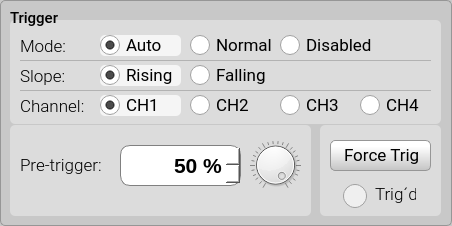
          <widget class="QGroupBox" name="groupBox_trigger">
           <property name="minimumSize">
            <size>
             <width>452</width>
             <height>226</height>
            </size>
           </property>
           <property name="maximumSize">
            <size>
             <width>16777215</width>
             <height>226</height>
            </size>
           </property>
           <property name="font">
            <font>
             <family>Roboto Medium</family>
             <pointsize>11</pointsize>
            </font>
           </property>
           <property name="styleSheet">
            <string notr="true">QGroupBox {background-color: rgb(200,200,200);border: 1px solid rgb(150,150,150); border-radius: 5px;  margin-top: 0.5em;}; 
QGroupBox::title {subcontrol-origin: margin;left: 10px;padding: 0 3px 0 3px;}</string>
           </property>
           <property name="title">
            <string/>
           </property>
           <widget class="QLabel" name="label_16">
            <property name="geometry">
             <rect>
              <x>10</x>
              <y>10</y>
              <width>81</width>
              <height>16</height>
             </rect>
            </property>
            <property name="font">
             <font>
              <family>Roboto Medium</family>
              <pointsize>11</pointsize>
             </font>
            </property>
            <property name="text">
             <string>Trigger</string>
            </property>
           </widget>
           <widget class="QGroupBox" name="groupBox_t_16">
            <property name="geometry">
             <rect>
              <x>10</x>
              <y>20</y>
              <width>431</width>
              <height>104</height>
             </rect>
            </property>
            <property name="minimumSize">
             <size>
              <width>0</width>
              <height>0</height>
             </size>
            </property>
            <property name="maximumSize">
             <size>
              <width>16777215</width>
              <height>10000</height>
             </size>
            </property>
            <property name="font">
             <font>
              <family>Roboto Medium</family>
              <pointsize>11</pointsize>
             </font>
            </property>
            <property name="styleSheet">
             <string notr="true">QGroupBox {background-color: rgb(220,220,220);border: 0px solid rgb(150,150,150); border-radius: 5px;  margin-top: 0.5em;}; 
QGroupBox::title {subcontrol-origin: margin;left: 10px;padding: 0 3px 0 3px;}</string>
            </property>
            <property name="title">
             <string/>
            </property>
            <widget class="QRadioButton" name="radioButton_trigMode_Disabled">
             <property name="geometry">
              <rect>
               <x>270</x>
               <y>15</y>
               <width>101</width>
               <height>21</height>
              </rect>
             </property>
             <property name="font">
              <font>
               <family>Roboto</family>
               <pointsize>13</pointsize>
              </font>
             </property>
             <property name="styleSheet">
              <string notr="true">QRadioButton:checked {
	background-color: rgba(245,245,245, 1.0);
	border: 0px; 
	border-radius:5px;
}

QRadioButton:hover {
	background-color: rgba(230,230,230, 1.0);
	border: 0px; 
	border-radius:5px;
}

QRadioButton:checked:hover {
	background-color: rgba(245,245,245, 0.8);
	border: 0px; 
	border-radius:5px;
}

QRadioButton::indicator {
    width: 20px;
    height: 20px;
}
QRadioButton::indicator::unchecked {
    image: url(:/main/resources/img/radio_off1.png);
}

QRadioButton::indicator:unchecked:hover {
    image: url(:/main/resources/img/radio_off1.png);
}

QRadioButton::indicator::checked {
    image: url(:/main/resources/img/radio_on2.png);
}

QRadioButton::indicator::disabled {
    image: url(:/main/resources/img/radio_off_dis.png);
}</string>
             </property>
             <property name="text">
              <string>Disabled</string>
             </property>
             <property name="iconSize">
              <size>
               <width>20</width>
               <height>20</height>
              </size>
             </property>
             <property name="checked">
              <bool>false</bool>
             </property>
             <property name="autoExclusive">
              <bool>false</bool>
             </property>
            </widget>
            <widget class="QRadioButton" name="radioButton_trigCh_3">
             <property name="geometry">
              <rect>
               <x>270</x>
               <y>75</y>
               <width>71</width>
               <height>21</height>
              </rect>
             </property>
             <property name="font">
              <font>
               <family>Roboto</family>
               <pointsize>13</pointsize>
              </font>
             </property>
             <property name="styleSheet">
              <string notr="true">QRadioButton:checked {
	background-color: rgba(245,245,245, 1.0);
	border: 0px; 
	border-radius:5px;
}

QRadioButton:hover {
	background-color: rgba(230,230,230, 1.0);
	border: 0px; 
	border-radius:5px;
}

QRadioButton:checked:hover {
	background-color: rgba(245,245,245, 0.8);
	border: 0px; 
	border-radius:5px;
}

QRadioButton::indicator {
    width: 20px;
    height: 20px;
}
QRadioButton::indicator::unchecked {
    image: url(:/main/resources/img/radio_off1.png);
}

QRadioButton::indicator:unchecked:hover {
    image: url(:/main/resources/img/radio_off1.png);
}

QRadioButton::indicator::checked {
    image: url(:/main/resources/img/radio_on2.png);
}

QRadioButton::indicator::disabled {
    image: url(:/main/resources/img/radio_off_dis.png);
}</string>
             </property>
             <property name="text">
              <string>CH3</string>
             </property>
             <property name="iconSize">
              <size>
               <width>20</width>
               <height>20</height>
              </size>
             </property>
             <property name="checked">
              <bool>false</bool>
             </property>
             <property name="autoExclusive">
              <bool>false</bool>
             </property>
            </widget>
            <widget class="QRadioButton" name="radioButton_trigCh_2">
             <property name="geometry">
              <rect>
               <x>180</x>
               <y>75</y>
               <width>81</width>
               <height>21</height>
              </rect>
             </property>
             <property name="font">
              <font>
               <family>Roboto</family>
               <pointsize>13</pointsize>
              </font>
             </property>
             <property name="styleSheet">
              <string notr="true">QRadioButton:checked {
	background-color: rgba(245,245,245, 1.0);
	border: 0px; 
	border-radius:5px;
}

QRadioButton:hover {
	background-color: rgba(230,230,230, 1.0);
	border: 0px; 
	border-radius:5px;
}

QRadioButton:checked:hover {
	background-color: rgba(245,245,245, 0.8);
	border: 0px; 
	border-radius:5px;
}

QRadioButton::indicator {
    width: 20px;
    height: 20px;
}
QRadioButton::indicator::unchecked {
    image: url(:/main/resources/img/radio_off1.png);
}

QRadioButton::indicator:unchecked:hover {
    image: url(:/main/resources/img/radio_off1.png);
}

QRadioButton::indicator::checked {
    image: url(:/main/resources/img/radio_on2.png);
}

QRadioButton::indicator::disabled {
    image: url(:/main/resources/img/radio_off_dis.png);
}</string>
             </property>
             <property name="text">
              <string>CH2</string>
             </property>
             <property name="iconSize">
              <size>
               <width>20</width>
               <height>20</height>
              </size>
             </property>
             <property name="checked">
              <bool>false</bool>
             </property>
             <property name="autoExclusive">
              <bool>false</bool>
             </property>
            </widget>
            <widget class="Line" name="line_2">
             <property name="geometry">
              <rect>
               <x>10</x>
               <y>30</y>
               <width>411</width>
               <height>20</height>
              </rect>
             </property>
             <property name="styleSheet">
              <string notr="true">color: rgba(150,150,150,0.6);</string>
             </property>
             <property name="frameShadow">
              <enum>QFrame::Plain</enum>
             </property>
             <property name="orientation">
              <enum>Qt::Horizontal</enum>
             </property>
            </widget>
            <widget class="Line" name="line_3">
             <property name="geometry">
              <rect>
               <x>10</x>
               <y>60</y>
               <width>411</width>
               <height>20</height>
              </rect>
             </property>
             <property name="styleSheet">
              <string notr="true">color: rgba(150,150,150,0.6);</string>
             </property>
             <property name="frameShadow">
              <enum>QFrame::Plain</enum>
             </property>
             <property name="orientation">
              <enum>Qt::Horizontal</enum>
             </property>
            </widget>
            <widget class="QRadioButton" name="radioButton_trigMode_Normal">
             <property name="geometry">
              <rect>
               <x>180</x>
               <y>15</y>
               <width>85</width>
               <height>21</height>
              </rect>
             </property>
             <property name="font">
              <font>
               <family>Roboto</family>
               <pointsize>13</pointsize>
              </font>
             </property>
             <property name="styleSheet">
              <string notr="true">QRadioButton:checked {
	background-color: rgba(245,245,245, 1.0);
	border: 0px; 
	border-radius:5px;
}

QRadioButton:hover {
	background-color: rgba(230,230,230, 1.0);
	border: 0px; 
	border-radius:5px;
}

QRadioButton:checked:hover {
	background-color: rgba(245,245,245, 0.8);
	border: 0px; 
	border-radius:5px;
}

QRadioButton::indicator {
    width: 20px;
    height: 20px;
}
QRadioButton::indicator::unchecked {
    image: url(:/main/resources/img/radio_off1.png);
}

QRadioButton::indicator:unchecked:hover {
    image: url(:/main/resources/img/radio_off1.png);
}

QRadioButton::indicator::checked {
    image: url(:/main/resources/img/radio_on2.png);
}

QRadioButton::indicator::disabled {
    image: url(:/main/resources/img/radio_off_dis.png);
}</string>
             </property>
             <property name="text">
              <string>Normal</string>
             </property>
             <property name="iconSize">
              <size>
               <width>20</width>
               <height>20</height>
              </size>
             </property>
             <property name="checked">
              <bool>false</bool>
             </property>
             <property name="autoExclusive">
              <bool>false</bool>
             </property>
            </widget>
            <widget class="QLabel" name="label_22">
             <property name="geometry">
              <rect>
               <x>10</x>
               <y>75</y>
               <width>71</width>
               <height>23</height>
              </rect>
             </property>
             <property name="font">
              <font>
               <family>Roboto Light</family>
               <pointsize>13</pointsize>
               <weight>50</weight>
               <bold>false</bold>
              </font>
             </property>
             <property name="text">
              <string>Channel:</string>
             </property>
            </widget>
            <widget class="QLabel" name="label_20">
             <property name="geometry">
              <rect>
               <x>10</x>
               <y>15</y>
               <width>51</width>
               <height>23</height>
              </rect>
             </property>
             <property name="font">
              <font>
               <family>Roboto Light</family>
               <pointsize>13</pointsize>
               <weight>50</weight>
               <bold>false</bold>
              </font>
             </property>
             <property name="text">
              <string>Mode:</string>
             </property>
            </widget>
            <widget class="QRadioButton" name="radioButton_trigCh_4">
             <property name="geometry">
              <rect>
               <x>350</x>
               <y>75</y>
               <width>71</width>
               <height>21</height>
              </rect>
             </property>
             <property name="font">
              <font>
               <family>Roboto</family>
               <pointsize>13</pointsize>
              </font>
             </property>
             <property name="styleSheet">
              <string notr="true">QRadioButton:checked {
	background-color: rgba(245,245,245, 1.0);
	border: 0px; 
	border-radius:5px;
}

QRadioButton:hover {
	background-color: rgba(230,230,230, 1.0);
	border: 0px; 
	border-radius:5px;
}

QRadioButton:checked:hover {
	background-color: rgba(245,245,245, 0.8);
	border: 0px; 
	border-radius:5px;
}

QRadioButton::indicator {
    width: 20px;
    height: 20px;
}
QRadioButton::indicator::unchecked {
    image: url(:/main/resources/img/radio_off1.png);
}

QRadioButton::indicator:unchecked:hover {
    image: url(:/main/resources/img/radio_off1.png);
}

QRadioButton::indicator::checked {
    image: url(:/main/resources/img/radio_on2.png);
}

QRadioButton::indicator::disabled {
    image: url(:/main/resources/img/radio_off_dis.png);
}</string>
             </property>
             <property name="text">
              <string>CH4</string>
             </property>
             <property name="iconSize">
              <size>
               <width>20</width>
               <height>20</height>
              </size>
             </property>
             <property name="checked">
              <bool>false</bool>
             </property>
             <property name="autoExclusive">
              <bool>false</bool>
             </property>
            </widget>
            <widget class="QRadioButton" name="radioButton_trigCh_1">
             <property name="geometry">
              <rect>
               <x>90</x>
               <y>75</y>
               <width>81</width>
               <height>21</height>
              </rect>
             </property>
             <property name="font">
              <font>
               <family>Roboto</family>
               <pointsize>13</pointsize>
              </font>
             </property>
             <property name="styleSheet">
              <string notr="true">QRadioButton:checked {
	background-color: rgba(245,245,245, 1.0);
	border: 0px; 
	border-radius:5px;
}

QRadioButton:hover {
	background-color: rgba(230,230,230, 1.0);
	border: 0px; 
	border-radius:5px;
}

QRadioButton:checked:hover {
	background-color: rgba(245,245,245, 0.8);
	border: 0px; 
	border-radius:5px;
}

QRadioButton::indicator {
    width: 20px;
    height: 20px;
}
QRadioButton::indicator::unchecked {
    image: url(:/main/resources/img/radio_off1.png);
}

QRadioButton::indicator:unchecked:hover {
    image: url(:/main/resources/img/radio_off1.png);
}

QRadioButton::indicator::checked {
    image: url(:/main/resources/img/radio_on2.png);
}

QRadioButton::indicator::disabled {
    image: url(:/main/resources/img/radio_off_dis.png);
}</string>
             </property>
             <property name="text">
              <string>CH1</string>
             </property>
             <property name="iconSize">
              <size>
               <width>20</width>
               <height>20</height>
              </size>
             </property>
             <property name="checked">
              <bool>true</bool>
             </property>
             <property name="autoExclusive">
              <bool>false</bool>
             </property>
            </widget>
            <widget class="QLabel" name="label_21">
             <property name="geometry">
              <rect>
               <x>10</x>
               <y>45</y>
               <width>51</width>
               <height>23</height>
              </rect>
             </property>
             <property name="font">
              <font>
               <family>Roboto Light</family>
               <pointsize>13</pointsize>
               <weight>50</weight>
               <bold>false</bold>
              </font>
             </property>
             <property name="text">
              <string>Slope:</string>
             </property>
            </widget>
            <widget class="QRadioButton" name="radioButton_trigMode_Auto">
             <property name="geometry">
              <rect>
               <x>90</x>
               <y>15</y>
               <width>81</width>
               <height>21</height>
              </rect>
             </property>
             <property name="font">
              <font>
               <family>Roboto</family>
               <pointsize>13</pointsize>
              </font>
             </property>
             <property name="styleSheet">
              <string notr="true">QRadioButton:checked {
	background-color: rgba(245,245,245, 1.0);
	border: 0px; 
	border-radius:5px;
}

QRadioButton:hover {
	background-color: rgba(230,230,230, 1.0);
	border: 0px; 
	border-radius:5px;
}

QRadioButton:checked:hover {
	background-color: rgba(245,245,245, 0.8);
	border: 0px; 
	border-radius:5px;
}

QRadioButton::indicator {
    width: 20px;
    height: 20px;
}
QRadioButton::indicator::unchecked {
    image: url(:/main/resources/img/radio_off1.png);
}

QRadioButton::indicator:unchecked:hover {
    image: url(:/main/resources/img/radio_off1.png);
}

QRadioButton::indicator::checked {
    image: url(:/main/resources/img/radio_on2.png);
}

QRadioButton::indicator::disabled {
    image: url(:/main/resources/img/radio_off_dis.png);
}</string>
             </property>
             <property name="text">
              <string>Auto</string>
             </property>
             <property name="iconSize">
              <size>
               <width>20</width>
               <height>20</height>
              </size>
             </property>
             <property name="checked">
              <bool>true</bool>
             </property>
             <property name="autoExclusive">
              <bool>false</bool>
             </property>
            </widget>
            <widget class="QRadioButton" name="radioButton_trigSlope_Rising">
             <property name="geometry">
              <rect>
               <x>90</x>
               <y>45</y>
               <width>81</width>
               <height>21</height>
              </rect>
             </property>
             <property name="font">
              <font>
               <family>Roboto</family>
               <pointsize>13</pointsize>
              </font>
             </property>
             <property name="styleSheet">
              <string notr="true">QRadioButton:checked {
	background-color: rgba(245,245,245, 1.0);
	border: 0px; 
	border-radius:5px;
}

QRadioButton:hover {
	background-color: rgba(230,230,230, 1.0);
	border: 0px; 
	border-radius:5px;
}

QRadioButton:checked:hover {
	background-color: rgba(245,245,245, 0.8);
	border: 0px; 
	border-radius:5px;
}

QRadioButton::indicator {
    width: 20px;
    height: 20px;
}
QRadioButton::indicator::unchecked {
    image: url(:/main/resources/img/radio_off1.png);
}

QRadioButton::indicator:unchecked:hover {
    image: url(:/main/resources/img/radio_off1.png);
}

QRadioButton::indicator::checked {
    image: url(:/main/resources/img/radio_on2.png);
}

QRadioButton::indicator::disabled {
    image: url(:/main/resources/img/radio_off_dis.png);
}</string>
             </property>
             <property name="text">
              <string>Rising</string>
             </property>
             <property name="iconSize">
              <size>
               <width>20</width>
               <height>20</height>
              </size>
             </property>
             <property name="checked">
              <bool>true</bool>
             </property>
             <property name="autoExclusive">
              <bool>false</bool>
             </property>
            </widget>
            <widget class="QRadioButton" name="radioButton_trigSlope_Falling">
             <property name="geometry">
              <rect>
               <x>180</x>
               <y>45</y>
               <width>81</width>
               <height>21</height>
              </rect>
             </property>
             <property name="font">
              <font>
               <family>Roboto</family>
               <pointsize>13</pointsize>
              </font>
             </property>
             <property name="styleSheet">
              <string notr="true">QRadioButton:checked {
	background-color: rgba(245,245,245, 1.0);
	border: 0px; 
	border-radius:5px;
}

QRadioButton:hover {
	background-color: rgba(230,230,230, 1.0);
	border: 0px; 
	border-radius:5px;
}

QRadioButton:checked:hover {
	background-color: rgba(245,245,245, 0.8);
	border: 0px; 
	border-radius:5px;
}

QRadioButton::indicator {
    width: 20px;
    height: 20px;
}
QRadioButton::indicator::unchecked {
    image: url(:/main/resources/img/radio_off1.png);
}

QRadioButton::indicator:unchecked:hover {
    image: url(:/main/resources/img/radio_off1.png);
}

QRadioButton::indicator::checked {
    image: url(:/main/resources/img/radio_on2.png);
}

QRadioButton::indicator::disabled {
    image: url(:/main/resources/img/radio_off_dis.png);
}</string>
             </property>
             <property name="text">
              <string>Falling</string>
             </property>
             <property name="iconSize">
              <size>
               <width>20</width>
               <height>20</height>
              </size>
             </property>
             <property name="checked">
              <bool>false</bool>
             </property>
             <property name="autoExclusive">
              <bool>false</bool>
             </property>
            </widget>
           </widget>
           <widget class="QGroupBox" name="groupBox_t_18">
            <property name="geometry">
             <rect>
              <x>320</x>
              <y>125</y>
              <width>121</width>
              <height>91</height>
             </rect>
            </property>
            <property name="minimumSize">
             <size>
              <width>0</width>
              <height>0</height>
             </size>
            </property>
            <property name="maximumSize">
             <size>
              <width>16777215</width>
              <height>10000</height>
             </size>
            </property>
            <property name="font">
             <font>
              <family>Roboto Medium</family>
              <pointsize>11</pointsize>
             </font>
            </property>
            <property name="styleSheet">
             <string notr="true">QGroupBox {background-color: rgb(220,220,220);border: 0px solid rgb(150,150,150); border-radius: 5px;  margin-top: 0.5em;}; 
QGroupBox::title {subcontrol-origin: margin;left: 10px;padding: 0 3px 0 3px;}</string>
            </property>
            <property name="title">
             <string/>
            </property>
            <widget class="QPushButton" name="pushButton_trigForc">
             <property name="geometry">
              <rect>
               <x>10</x>
               <y>15</y>
               <width>101</width>
               <height>31</height>
              </rect>
             </property>
             <property name="font">
              <font>
               <family>Roboto</family>
               <pointsize>13</pointsize>
              </font>
             </property>
             <property name="styleSheet">
              <string notr="true">QPushButton {
	padding: 0.2em 0.2em 0.3em 0.2em;
	border: 1px solid rgb(150, 150, 150);
	border-radius: 5px;
	color: black;
	background: qlineargradient(x1:0, y1:0, x2:0, y2:2, stop:0 #FFFFFF, stop:0.1 #FFFFFF, stop:1 #7B7B7B);
	text-align:left;
	padding-left:13px;
}

QPushButton:hover:!pressed {
	border: 1px solid rgb(150, 150, 150);
	border-radius: 5px;
	color: #256552;
	background: qlineargradient(x1:0, y1:0, x2:0, y2:2, stop:0 #FFFFFF, stop:0.1 #FFFFFF, stop:1 #AAAAAA);
}

QPushButton:pressed {
	border: 2px solid rgb(150, 150, 150);
	border-radius: 5px;
	background: #FFFFFF;
	color: #2f836a;
}

QPushButton:disabled {
	border: 1px solid rgb(180, 180, 180);
	color: gray;
	background: qlineargradient(x1:0, y1:0, x2:0, y2:2, stop:0 #CCCCCC, stop:0.1 #EEEEEE, stop:1 #BBBBBB);
}</string>
             </property>
             <property name="text">
              <string>Force Trig</string>
             </property>
             <property name="iconSize">
              <size>
               <width>23</width>
               <height>22</height>
              </size>
             </property>
            </widget>
            <widget class="QRadioButton" name="radioButton_trigLed">
             <property name="enabled">
              <bool>false</bool>
             </property>
             <property name="geometry">
              <rect>
               <x>22</x>
               <y>55</y>
               <width>31</width>
               <height>31</height>
              </rect>
             </property>
             <property name="font">
              <font>
               <family>Roboto</family>
               <pointsize>14</pointsize>
              </font>
             </property>
             <property name="styleSheet">
              <string notr="true">QRadioButton::indicator {
    width: 25px;
    height: 25px;
}
QRadioButton::indicator::unchecked {
    image: url(:/main/resources/img/led_gray.png);
}

QRadioButton::indicator::checked {
    image: url(:/main/resources/img/led_green.png);
}</string>
             </property>
             <property name="text">
              <string/>
             </property>
             <property name="iconSize">
              <size>
               <width>20</width>
               <height>20</height>
              </size>
             </property>
             <property name="checked">
              <bool>false</bool>
             </property>
             <property name="autoExclusive">
              <bool>false</bool>
             </property>
            </widget>
            <widget class="QLabel" name="label_24">
             <property name="geometry">
              <rect>
               <x>55</x>
               <y>59</y>
               <width>41</width>
               <height>21</height>
              </rect>
             </property>
             <property name="font">
              <font>
               <family>Roboto Light</family>
               <pointsize>13</pointsize>
               <weight>50</weight>
               <bold>false</bold>
              </font>
             </property>
             <property name="text">
              <string>Trig´d</string>
             </property>
            </widget>
           </widget>
           <widget class="QGroupBox" name="groupBox_t_19">
            <property name="geometry">
             <rect>
              <x>10</x>
              <y>125</y>
              <width>301</width>
              <height>91</height>
             </rect>
            </property>
            <property name="minimumSize">
             <size>
              <width>0</width>
              <height>0</height>
             </size>
            </property>
            <property name="maximumSize">
             <size>
              <width>16777215</width>
              <height>10000</height>
             </size>
            </property>
            <property name="font">
             <font>
              <family>Roboto Medium</family>
              <pointsize>11</pointsize>
             </font>
            </property>
            <property name="styleSheet">
             <string notr="true">QGroupBox {background-color: rgb(220,220,220);border: 0px solid rgb(150,150,150); border-radius: 5px;  margin-top: 0.5em;}; 
QGroupBox::title {subcontrol-origin: margin;left: 10px;padding: 0 3px 0 3px;}</string>
            </property>
            <property name="title">
             <string/>
            </property>
            <widget class="QDial" name="dial_trigPre">
             <property name="geometry">
              <rect>
               <x>240</x>
               <y>15</y>
               <width>51</width>
               <height>50</height>
              </rect>
             </property>
             <property name="toolTip">
              <string>CH1 vertical position</string>
             </property>
             <property name="minimum">
              <number>1</number>
             </property>
             <property name="maximum">
              <number>99</number>
             </property>
             <property name="value">
              <number>99</number>
             </property>
             <property name="tracking">
              <bool>true</bool>
             </property>
             <property name="orientation">
              <enum>Qt::Horizontal</enum>
             </property>
             <property name="invertedAppearance">
              <bool>false</bool>
             </property>
             <property name="wrapping">
              <bool>false</bool>
             </property>
             <property name="notchTarget">
              <double>4.000000000000000</double>
             </property>
             <property name="notchesVisible">
              <bool>true</bool>
             </property>
            </widget>
            <widget class="QLabel" name="label_dial1_7">
             <property name="geometry">
              <rect>
               <x>240</x>
               <y>15</y>
               <width>51</width>
               <height>50</height>
              </rect>
             </property>
             <property name="text">
              <string/>
             </property>
             <property name="pixmap">
              <pixmap resource="resources.qrc">:/main/resources/img/dial1.png</pixmap>
             </property>
             <property name="scaledContents">
              <bool>false</bool>
             </property>
            </widget>
            <widget class="QSpinBox" name="spinBox_trigPre">
             <property name="geometry">
              <rect>
               <x>110</x>
               <y>20</y>
               <width>121</width>
               <height>41</height>
              </rect>
             </property>
             <property name="styleSheet">
              <string notr="true">QSpinBox { background-color: rgba(255,255,255, 1.0);border: 1px solid gray; border-radius:10px;
				   text-align:right;font-family:'Roboto Mono Medium','Roboto'; font-size:16pt; font-weight:500;  }

QSpinBox::up-button { 
	height:22px; 
	width: 30px;
	border: 0px;
	image: url(:/main/resources/img/arrow_up4.png);
}

QSpinBox::down-button {
	height:22px; 
	width: 30px;
	border: 0px;
	image: url(:/main/resources/img/arrow_down4.png);
 }

QSpinBox::up-button:hover { 
	image: url(:/main/resources/img/arrow_up4b.png);
}

QSpinBox::down-button:hover {
	image: url(:/main/resources/img/arrow_down4b.png);
 }

QSpinBox:disabled { background-color: rgba(220,220,220, 1.0); border: 1px transparent; border-radius:10px;
                                          border: 1px solid gray; border-radius:10px;
                                          text-align:right;font-family:'Roboto Mono Medium','Roboto'; font-size:16pt; font-weight:500; }

QSpinBox::up-button:disabled { height:22px; width: 30px; border: 0px; image: url(:/main/resources/img/arrow_up3.png); }

QSpinBox::down-button:disabled { height:22px; width: 30px; border: 0px; image: url(:/main/resources/img/arrow_down3.png); }
</string>
             </property>
             <property name="wrapping">
              <bool>false</bool>
             </property>
             <property name="alignment">
              <set>Qt::AlignRight|Qt::AlignTrailing|Qt::AlignVCenter</set>
             </property>
             <property name="buttonSymbols">
              <enum>QAbstractSpinBox::UpDownArrows</enum>
             </property>
             <property name="accelerated">
              <bool>false</bool>
             </property>
             <property name="keyboardTracking">
              <bool>false</bool>
             </property>
             <property name="showGroupSeparator" stdset="0">
              <bool>false</bool>
             </property>
             <property name="suffix">
              <string> %</string>
             </property>
             <property name="minimum">
              <number>1</number>
             </property>
             <property name="maximum">
              <number>99</number>
             </property>
             <property name="value">
              <number>50</number>
             </property>
            </widget>
            <widget class="QLabel" name="label_7">
             <property name="geometry">
              <rect>
               <x>10</x>
               <y>30</y>
               <width>81</width>
               <height>21</height>
              </rect>
             </property>
             <property name="font">
              <font>
               <family>Roboto Light</family>
               <pointsize>13</pointsize>
               <weight>50</weight>
               <bold>false</bold>
              </font>
             </property>
             <property name="text">
              <string>Pre-trigger:</string>
             </property>
            </widget>
            <zorder>label_dial1_7</zorder>
            <zorder>spinBox_trigPre</zorder>
            <zorder>label_7</zorder>
            <zorder>dial_trigPre</zorder>
           </widget>
           <zorder>groupBox_t_16</zorder>
           <zorder>groupBox_t_18</zorder>
           <zorder>groupBox_t_19</zorder>
           <zorder>label_16</zorder>
          </widget>
